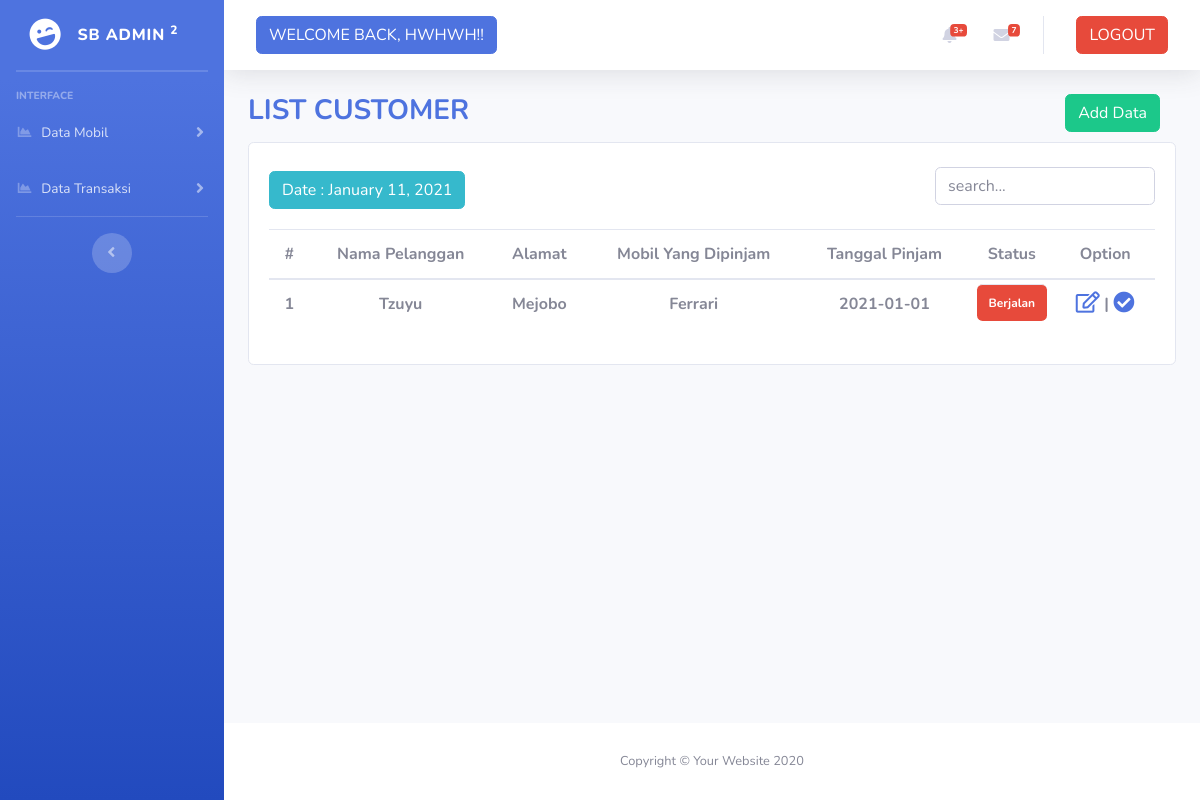
The app's page /admin/data_transaksi.php (signed in), older data.
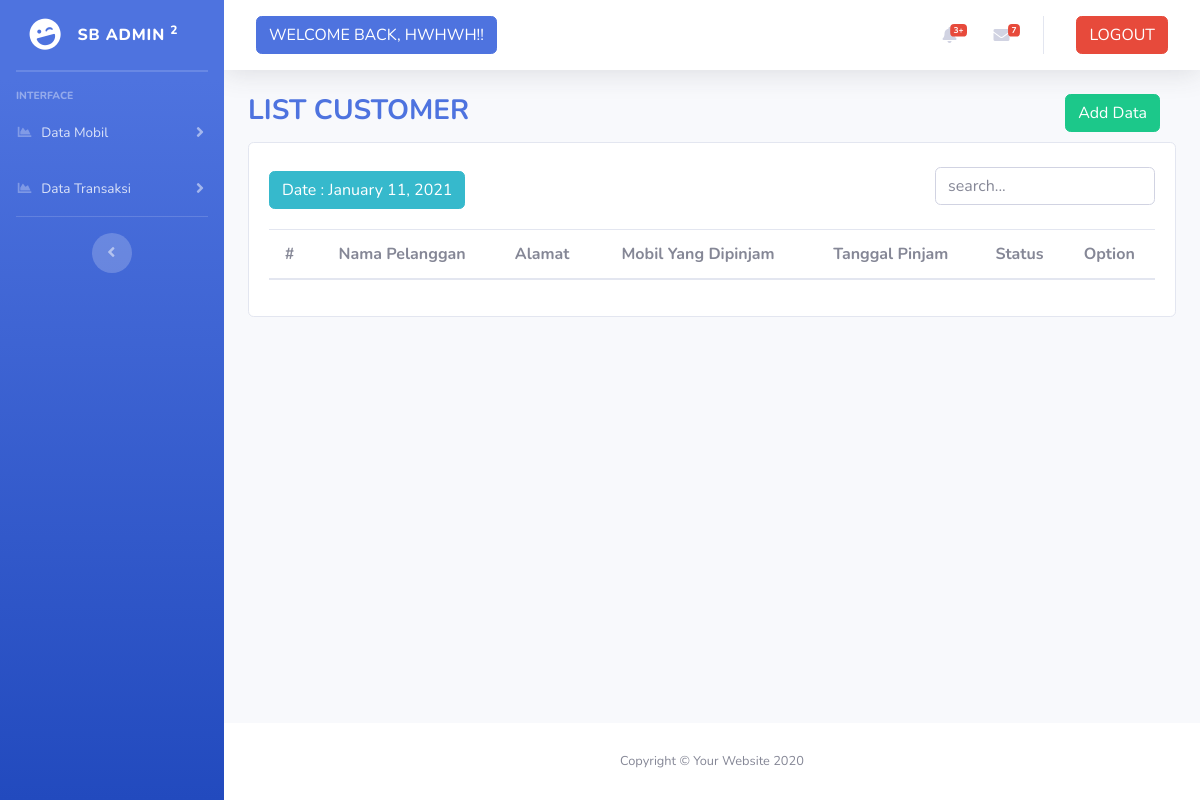
The same page, newer data.
### tables this page shows
CREATE TABLE `data_customer` (
  `id_cs` int(11) UNSIGNED NOT NULL,
  `id_car` int(11) NOT NULL,
  `name` varchar(80) NOT NULL,
  `identity` varchar(100) NOT NULL,
  `address` varchar(100) NOT NULL,
  `phone` varchar(20) NOT NULL,
  `checkin` date NOT NULL,
  `checkout` date NOT NULL DEFAULT '0000-00-00',
  `days` int(11) UNSIGNED NOT NULL DEFAULT 0,
  `totalPrice` int(11) UNSIGNED NOT NULL DEFAULT 0,
  `status_cs` varchar(10) NOT NULL
);

CREATE TABLE `mobil_data` (
  `id_mobil` int(11) NOT NULL,
  `car_name` varchar(30) NOT NULL,
  `license_number` varchar(15) NOT NULL,
  `rental_price` int(11) NOT NULL,
  `type_car` varchar(15) NOT NULL,
  `status` varchar(10) NOT NULL,
  `description` text NOT NULL DEFAULT 'The Description Must Good!',
  `car_img` varchar(100) NOT NULL DEFAULT 'The char from image must bu less than 100 char!!'
);

### admin/auth.php (called while the page is built, shortened)
<?php
$connect = new mysqli('localhost', 'root', '', 'car_rent');
function query($query)
{
  global $connect;
  $result   = mysqli_query($connect, $query);
  $rows     = [];
  while ($row = mysqli_fetch_assoc($result)) {
    $rows[] = $row;
  }
  return $rows;
}

### admin/data_transaksi.php (the view, shortened to what this page needs)
<?php
  $status = 'Berjalan';
  $sql = query('SELECT `dc`.`id_cs`,
                       `dc`.`id_car`,
                       `dc`.`name`,
                       `dc`.`identity`,
                       `dc`.`address`,
                       `dc`.`phone`,
                       `dc`.`checkin`,
                       `dc`.`status_cs`,
                       `md`.`car_name`,
                       `md`.`car_name`,
                       `md`.`rental_price`,
                       `md`.`id_mobil`
                FROM `data_customer` AS `dc` LEFT JOIN `mobil_data` AS `md`
                ON `dc`.`id_car` = `md`.`id_mobil` where `dc`.`status_cs`="' . $status . '" ');
?>
<?php include 'template/header.php'; ?>
<body id="page-top">
  <div id="wrapper">
    <?php include 'template/sidebar.php'; ?>
    <div id="content-wrapper" class="d-flex flex-column">
      <div id="content">
        <?php include 'template/navbar.php'; ?>
        <div class="container">
          <div class="float-left">
            <h3 class="text-primary"><b>LIST CUSTOMER</b></h3>
          </div>
          <div class="float-right pr-3">
            <form method="POST">
              <a href="" class="btn btn-success" data-toggle="modal" data-target="#modal1">Add Data</a>
            </form>
          </div>
        </div>
        <div class="container pt-5 mt-3">
          <div class="card">
            <div class="card-body">
              <div class="form-inline d-flex float-left md-form form-sm pt-2 pb-3">
                <a class="btn btn-info">Date : <?php echo date("F j, Y"); ?></a>
              </div>
              <form class="form-inline d-flex float-right md-form form-sm pt-1" method="post">
                <div class="form-group">
                  <input class="form-control mb-4" id="tableSearch" type="text" placeholder="search...">
                </div>
              </form>
              <table class="table mt-5 text-center">
                <thead>
                  <tr>
                    <th scope="col">#</th>
                    <th scope="col">Nama Pelanggan</th>
                    <th scope="col">Alamat</th>
                    <th scope="col">Mobil Yang Dipinjam</th>
                    <th scope="col">Tanggal Pinjam</th>
                    <th scope="col">Status</th>
                    <th scope="col">Option</th>
                  </tr>
                </thead>
                <tbody id="myTable">
                  <?php
                    $i = 1;
                    foreach ($sql as $data) {
                      $debug = implode(",", $data);
                      ?>
                        <tr>
                          <th><?php echo $i; ?></th>
                          <th><?php echo $data['name']; ?></th>
                          <th><?php echo $data['address']; ?></th>
                          <th><?php echo $data['car_name']; ?></th>
                          <th><?php echo $data['checkin']; ?></th>
                          <th class="badge badge-danger mt-1"><?php echo $data['status_cs']; ?></th>
                          <th>
                            <a href="" class="openEditDialog" data-toggle="modal" data-target="#modal2" data-id="<?php echo $debug; ?>"><i class="far fa-edit fa-lg"></i></a>
                            |
                            <a href="" class="DeleteModal" data-toggle="modal" data-target="#DeleteModal" data-id="<?php echo $debug; ?>"><i class="fas fa-check-circle fa-lg"></i></a>
                          </th>
                        </tr>
                      <?php
                      $i++;
                    }
                  ?>
                </tbody>
              </table>
            </div>
          </div>
        </div>
      </div>
      <?php include 'template/footer.php'; ?>
</body>

Row changes from the older to the newer data that the page shows:
no longer on this page (row edited): data_customer: name "Tzuyu", address "Mejobo", id_car.car_name "Ferrari", checkin "2021-01-01", status_cs "Berjalan"
